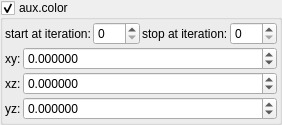
    <widget class="MyGroupBox" name="groupCheck_fold_color_aux_color_enabled_false">
     <property name="toolTip">
      <string/>
     </property>
     <property name="title">
      <string>aux.color&amp;</string>
     </property>
     <property name="checkable">
      <bool>true</bool>
     </property>
     <layout class="QVBoxLayout" name="verticalLayout_58">
      <property name="spacing">
       <number>2</number>
      </property>
      <property name="leftMargin">
       <number>2</number>
      </property>
      <property name="topMargin">
       <number>2</number>
      </property>
      <property name="rightMargin">
       <number>2</number>
      </property>
      <property name="bottomMargin">
       <number>2</number>
      </property>
      <item>
       <layout class="QHBoxLayout" name="horizontalLayout_14" stretch="0,1,0,1">
        <item>
         <widget class="QLabel" name="label_99">
          <property name="text">
           <string>start at iteration:</string>
          </property>
         </widget>
        </item>
        <item>
         <widget class="MySpinBox" name="spinboxInt_fold_color_start_iterations_A">
          <property name="sizePolicy">
           <sizepolicy hsizetype="Minimum" vsizetype="Maximum">
            <horstretch>0</horstretch>
            <verstretch>0</verstretch>
           </sizepolicy>
          </property>
          <property name="minimum">
           <number>0</number>
          </property>
          <property name="maximum">
           <number>999</number>
          </property>
          <property name="value">
           <number>0</number>
          </property>
         </widget>
        </item>
        <item>
         <widget class="QLabel" name="label_71">
          <property name="text">
           <string>stop at iteration:</string>
          </property>
         </widget>
        </item>
        <item>
         <widget class="MySpinBox" name="spinboxInt_fold_color_stop_iterations_A">
          <property name="sizePolicy">
           <sizepolicy hsizetype="Preferred" vsizetype="Maximum">
            <horstretch>0</horstretch>
            <verstretch>0</verstretch>
           </sizepolicy>
          </property>
          <property name="maximum">
           <number>999</number>
          </property>
         </widget>
        </item>
       </layout>
      </item>
      <item>
       <layout class="QGridLayout" name="gridLayout_16" columnstretch="0,1">
        <property name="spacing">
         <number>2</number>
        </property>
        <item row="1" column="1">
         <widget class="MyDoubleSpinBox" name="spinbox4_fold_color_difs_0000_y">
          <property name="sizePolicy">
           <sizepolicy hsizetype="Minimum" vsizetype="Maximum">
            <horstretch>0</horstretch>
            <verstretch>0</verstretch>
           </sizepolicy>
          </property>
          <property name="prefix">
           <string/>
          </property>
          <property name="suffix">
           <string/>
          </property>
          <property name="decimals">
           <number>6</number>
          </property>
          <property name="minimum">
           <double>-99.999899999999997</double>
          </property>
          <property name="maximum">
           <double>99.999899999999997</double>
          </property>
          <property name="singleStep">
           <double>0.100000000000000</double>
          </property>
         </widget>
        </item>
        <item row="0" column="0">
         <widget class="QLabel" name="label_134">
          <property name="text">
           <string notr="true">xy:</string>
          </property>
         </widget>
        </item>
        <item row="1" column="0">
         <widget class="QLabel" name="label_135">
          <property name="text">
           <string notr="true">xz:</string>
          </property>
         </widget>
        </item>
        <item row="0" column="1">
         <widget class="MyDoubleSpinBox" name="spinbox4_fold_color_difs_0000_x">
          <property name="sizePolicy">
           <sizepolicy hsizetype="Minimum" vsizetype="Maximum">
            <horstretch>0</horstretch>
            <verstretch>0</verstretch>
           </sizepolicy>
          </property>
          <property name="prefix">
           <string/>
          </property>
          <property name="suffix">
           <string/>
          </property>
          <property name="decimals">
           <number>6</number>
          </property>
          <property name="minimum">
           <double>-99.999899999999997</double>
          </property>
          <property name="maximum">
           <double>99.999899999999997</double>
          </property>
          <property name="singleStep">
           <double>0.100000000000000</double>
          </property>
         </widget>
        </item>
        <item row="2" column="1">
         <widget class="MyDoubleSpinBox" name="spinbox4_fold_color_difs_0000_z">
          <property name="sizePolicy">
           <sizepolicy hsizetype="Minimum" vsizetype="Maximum">
            <horstretch>0</horstretch>
            <verstretch>0</verstretch>
           </sizepolicy>
          </property>
          <property name="prefix">
           <string/>
          </property>
          <property name="suffix">
           <string/>
          </property>
          <property name="decimals">
           <number>6</number>
          </property>
          <property name="minimum">
           <double>-99.999899999999997</double>
          </property>
          <property name="maximum">
           <double>99.999899999999997</double>
          </property>
          <property name="singleStep">
           <double>0.100000000000000</double>
          </property>
         </widget>
        </item>
        <item row="2" column="0">
         <widget class="QLabel" name="label_136">
          <property name="text">
           <string notr="true">yz:</string>
          </property>
         </widget>
        </item>
       </layout>
      </item>
     </layout>
    </widget>
